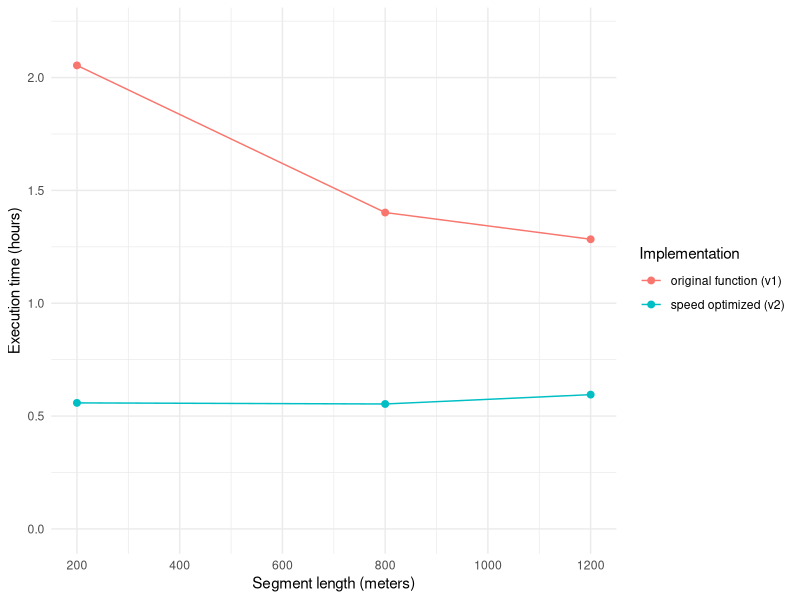
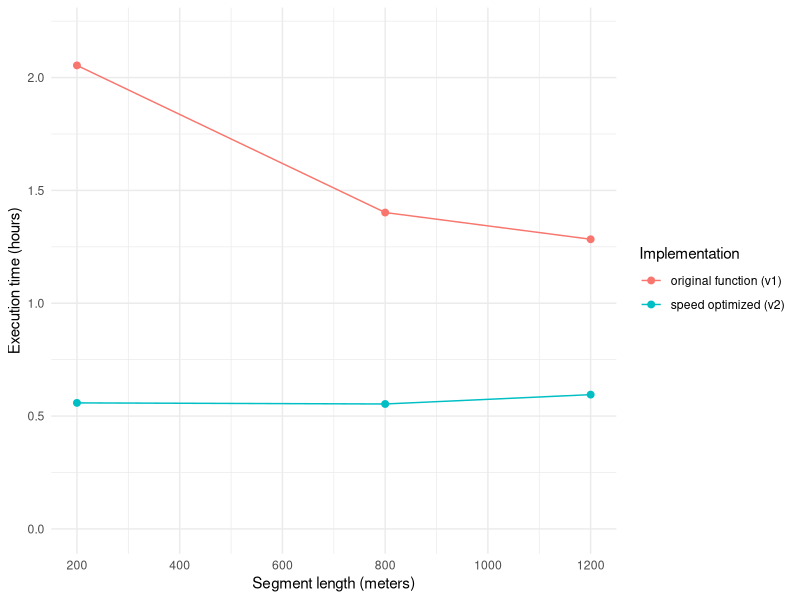

Write R code to recreate these figures, in order.
library(tidyverse)

current_algo_execution_speed <- c(7394.236, 5046.987, 4620.728)
new_algo_execution_speed     <- c(2010.463, 1992.954, 2142.211)
step_lengths                 <- c(200, 800, 1200)

# combine into a long-format tibble, converting seconds to minutes
exec_times <- tibble(
  step_length = rep(step_lengths, 2),
  runtime_min = c(current_algo_execution_speed, new_algo_execution_speed) / 3600,
  algorithm   = rep(c("original function (v1)", "speed optimized (v2)"), each = length(step_lengths))
)

p <- ggplot(exec_times, aes(x = step_length, y = runtime_min, color = algorithm)) +
  geom_line() +
  geom_point(size = 2) +
  labs(
    x = "Segment length (meters)",
    y = "Execution time (hours)",
    color = "Implementation"
  ) +
  theme_minimal() + ylim(0,2.2)+ xlim(200, 1250) +
  scale_x_continuous(breaks = seq(200, 1200, by = 200))

p

ggsave("report/Bilder/speed_comparison.png", p,
       width = 6, height = 4, units = "in", dpi = 300)
